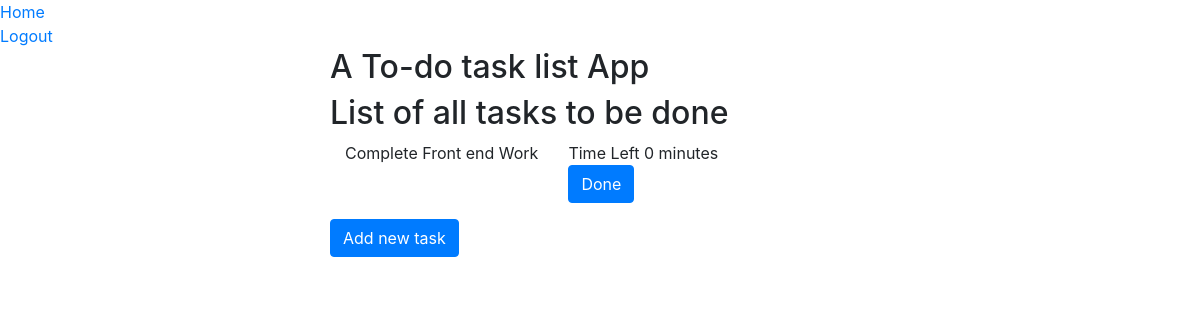
The page /todoapp/ (signed in) on the database as committed earlier.
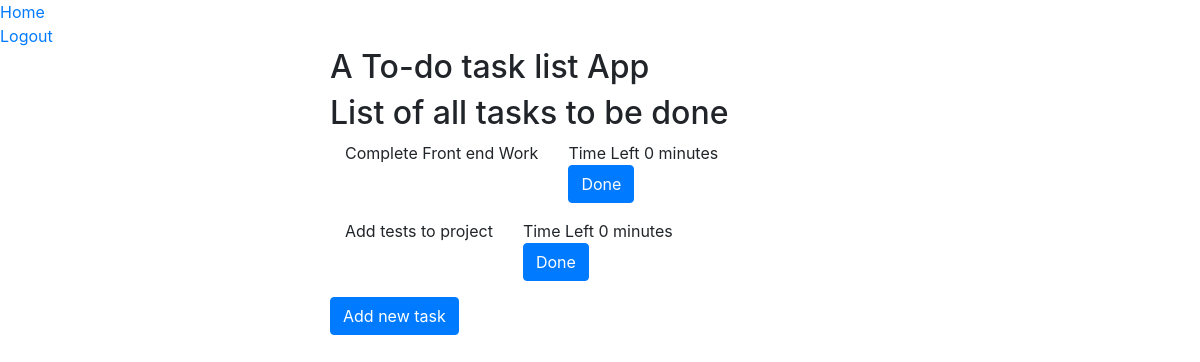
The same page on the database as committed later.
### todoapp/models.py (models this page shows, shortened)
class Task(models.Model):
    task_text = models.CharField(max_length=120)
    task_deadline = models.DateTimeField()
    add_time = models.DateTimeField()
    user = models.ForeignKey(User, on_delete=models.CASCADE, default=1)

### todoapp/views.py (the view)
# urls.py: path('', views.index, name='index'),
def index(request):
    pk = request.user.id
    user = User.objects.get(pk=pk)
    task_list = Task.objects.filter(user=user).order_by('task_deadline', 'task_text')
    context = {'task_list': task_list}
    return render(request, 'todoapp/index.html', context)

### todoapp/templates/todoapp/index.html (shortened to what this page needs)
{% extends 'todoapp/base.html'%}
{% block content %}
    <div class="container">
        <div class="row">
            <div class="col">
            </div>
            <div class="col-6">
                <h2>A To-do task list App</h2>
            </div>
            <div class="col">
            </div>
        </div>
    </div>
    <div class="container">
        <div class="row">
            <div class="col">
            </div>
            <div class="col-6">
                <h2>List of all tasks to be done</h2>
                {% if task_list %}
                    {% for task in task_list%}
                    <div class="container">
                        <div class="row">
                            <div class="col-md-auto">
                                {{task.task_text}}
                            </div>
                            <div class="col">
                                Time Left {{task.task_deadline|timeuntil}}
                                <form action="{% url 'todoapp:remove_task' task.id%}">
                                    <input class="btn btn-primary" type="submit" value="Done">
                                </form>
                            </div>
                        </div>
                    </div>
                    {% endfor %}
                {% endif %}
                <form action="{% url 'todoapp:add_task'%}">
                    <div>
                        <input class="btn btn-primary" type="submit" value="Add new task">
                    </div>
                </form>
            </div>
            <div class="col">
            </div>
        </div>
    </div>
{% endblock content %}

Rows that differ between the two databases and show on the page:
added Task: task_text "Add tests to project", task_deadline "0 minutes"
